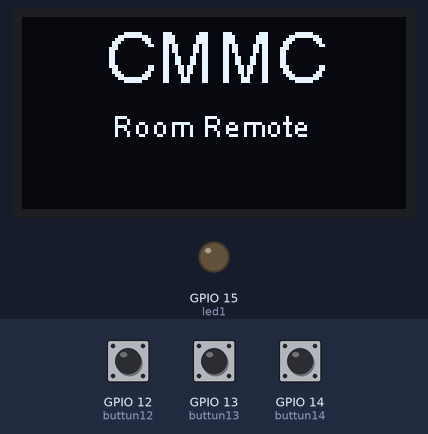
A sketch run on a simulated ESP8266 (NodeMCU). Shown: 128×64 one-colour display, output pins drawn as LEDs (lit = HIGH). Dashed ring = blinking. The inputs (shaded band) are chosen by the test bench; at power-on: GPIO 13 (buttun13) LOW, GPIO 12 (buttun12) LOW, GPIO 14 (buttun14) LOW. What the sketch prints to the serial monitor is not drawn.

Above: at 3.2 s.
3.3 s: GPIO 13 (buttun13) pulled HIGH for 1 s
At 3.76 s:
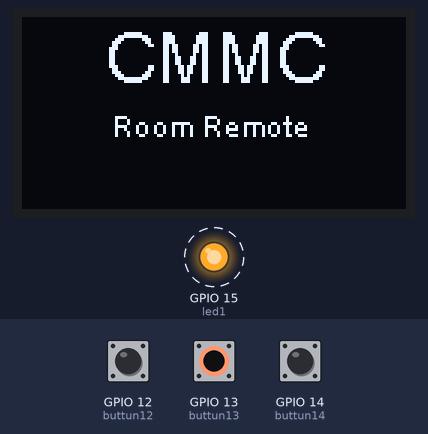
9.0 s: GPIO 12 (buttun12) pulled HIGH for 0.15 s
At 10.4 s:
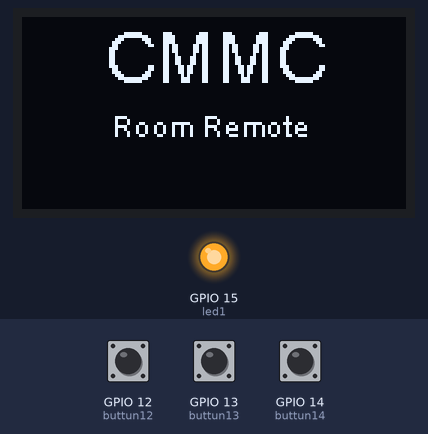
10.7 s: GPIO 13 (buttun13) pulled HIGH for 0.15 s
At 12.0 s:
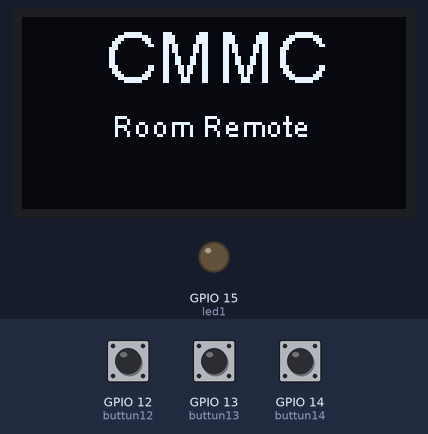
Timing chart, 0 to 13.5 s (numbered marks = the images above; inputs shaded):
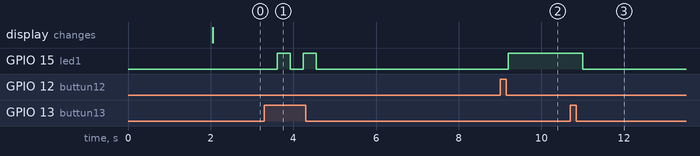

Measured:
- after the input at 3.3 s, GPIO 15 (led1): alternates HIGH for 0.31 s and LOW for 0.31 s, 4 changes in all, then stays LOW, starting after 0.31 s
- after the input at 9.0 s, GPIO 15 (led1): LOW → HIGH after 0.20 s
- after the input at 10.7 s, GPIO 15 (led1): HIGH → LOW after 0.31 s

The sketch:

ESP-now-serial-slave.ino
```cpp
#include <Wire.h>
#include "SSD1306.h"
#include <SoftwareSerial.h>
#include <Arduino.h>
#include <ESP8266WiFi.h>
extern "C" {
#include <espnow.h>
#include <user_interface.h>
}

#define WiFi_Logo_width 128 // 60
#define WiFi_Logo_height 64 // 36
const char WiFi_Logo_bits[] PROGMEM = {
  0xFC, 0xFF, 0xFF, 0xFF, 0xFF, 0xFF, 0xFF, 0xFF, 0xFF, 0xFF, 0xFF, 0xFF,
  0xFF, 0xFF, 0xFF, 0xFF, 0xFC, 0xFF, 0xFF, 0xFF, 0xFF, 0xFF, 0xFF, 0xFF,
  0xFF, 0xFF, 0xFF, 0xFF, 0xFF, 0xFF, 0xFF, 0xFF, 0xFC, 0xFF, 0xFF, 0xFF,
  0xFF, 0xFF, 0xFF, 0xFF, 0xFF, 0xFF, 0xFF, 0xFF, 0xFF, 0xFF, 0xFF, 0xFF,
  0xFC, 0xFF, 0xFF, 0xFF, 0xFF, 0xFF, 0xFF, 0xFF, 0xFF, 0xFF, 0xFF, 0xFF,
  0xFF, 0xFF, 0xFF, 0xFF, 0xFC, 0xFF, 0xFF, 0xFF, 0xFF, 0xFF, 0xFF, 0xFF,
  0xFF, 0xFF, 0xFF, 0xFF, 0xFF, 0xFF, 0xFF, 0xFF, 0xFC, 0xFF, 0xFF, 0xFF,
  0xFF, 0xFF, 0xFF, 0x3F, 0xFC, 0xFF, 0xFF, 0xFF, 0xFF, 0xFF, 0xFF, 0xFF,
  0xFC, 0xFF, 0xFF, 0xFF, 0xFF, 0xFF, 0xFF, 0x3F, 0xFC, 0xFF, 0xFF, 0xFF,
  0xFF, 0xFF, 0xFF, 0xFF, 0xFC, 0xFF, 0xFF, 0xFF, 0xFF, 0xFF, 0xFF, 0x3F,
  0xFC, 0xFF, 0xFF, 0xFF, 0xFF, 0xFF, 0xFF, 0xFF, 0xFC, 0xFF, 0xFF, 0xFF,
  0xFF, 0xFF, 0xFF, 0x3F, 0xFC, 0xFF, 0xFF, 0xFF, 0xFF, 0xFF, 0xFF, 0xFF,
  0xFC, 0xFF, 0xFF, 0xFF, 0xFF, 0xFF, 0xFF, 0x3F, 0xFC, 0xFF, 0xFF, 0xFF,
  0xFF, 0xFF, 0xFF, 0xFF, 0xFC, 0xFF, 0xFF, 0xFF, 0xFF, 0xFF, 0xFF, 0x3F,
  0xFC, 0xFF, 0xFF, 0xFF, 0xFF, 0xFF, 0xFF, 0xFF, 0xFC, 0xFF, 0xFF, 0xFF,
  0xFF, 0xFF, 0xFF, 0x03, 0x00, 0xFE, 0xFF, 0xFF, 0xFF, 0xFF, 0xFF, 0xFF,
  0xFC, 0xFF, 0xFF, 0xFF, 0xFF, 0xFF, 0x01, 0x00, 0x00, 0x80, 0xFF, 0xFF,
  0xFF, 0xFF, 0xFF, 0xFF, 0xFC, 0xFF, 0xFF, 0xFF, 0xFF, 0xFF, 0x01, 0x00,
  0x00, 0x80, 0xFF, 0xFF, 0xFF, 0xFF, 0xFF, 0xFF, 0xFC, 0xFF, 0xFF, 0xFF,
  0xFF, 0x1F, 0xE0, 0xFF, 0xFF, 0x1F, 0xF8, 0xFF, 0xFF, 0xFF, 0xFF, 0xFF,
  0xFC, 0xFF, 0xFF, 0xFF, 0xFF, 0x1F, 0xE0, 0xFF, 0xFF, 0x1F, 0xF8, 0xFF,
  0xFF, 0xFF, 0xFF, 0xFF, 0xFC, 0xFF, 0xFF, 0xFF, 0xFF, 0x07, 0xFE, 0xFF,
  0xFF, 0x7F, 0xE0, 0xFF, 0xFF, 0xFF, 0xFF, 0xFF, 0xFC, 0xFF, 0xFF, 0xFF,
  0xFF, 0x07, 0xFE, 0xFF, 0xFF, 0x7F, 0xE0, 0xFF, 0xFF, 0xFF, 0xFF, 0xFF,
  0xFC, 0xFF, 0xFF, 0xFF, 0xFF, 0x87, 0xFF, 0xFF, 0xFF, 0xFF, 0x81, 0xFF,
  0xFF, 0xFF, 0xFF, 0xFF, 0xFC, 0xFF, 0xFF, 0xFF, 0xFF, 0x87, 0xFF, 0xFF,
  0xFF, 0xFF, 0x81, 0xFF, 0xFF, 0xFF, 0xFF, 0xFF, 0xFC, 0xFF, 0xFF, 0xFF,
  0xFF, 0xE1, 0xFF, 0xFF, 0xFF, 0xFF, 0x87, 0xFF, 0xFF, 0xFF, 0xFF, 0xFF,
  0xFC, 0xFF, 0xFF, 0xFF, 0xFF, 0xE1, 0xFF, 0xFF, 0xFF, 0xFF, 0x07, 0xFC,
  0xFF, 0xFF, 0xFF, 0xFF, 0xFC, 0xFF, 0xFF, 0xFF, 0xFF, 0xE1, 0xFF, 0xFF,
  0xFF, 0xFF, 0x07, 0xFC, 0xFF, 0xFF, 0xFF, 0xFF, 0xFC, 0xFF, 0xFF, 0xFF,
  0x3F, 0xE0, 0xFF, 0xFF, 0xFF, 0xFF, 0x1F, 0xFC, 0xFF, 0xFF, 0xFF, 0xFF,
  0xFC, 0xFF, 0xFF, 0xFF, 0x3F, 0xE0, 0xFF, 0xFF, 0xFF, 0xFF, 0x1F, 0xFC,
  0xFF, 0xFF, 0xFF, 0xFF, 0xFC, 0xFF, 0xFF, 0xFF, 0x3F, 0xE0, 0xFF, 0xFF,
  0xFF, 0xFF, 0x1F, 0xFC, 0xFF, 0xFF, 0xFF, 0xFF, 0xFC, 0xFF, 0xFF, 0xFF,
  0x3F, 0xE0, 0xFF, 0xFF, 0xFF, 0xFF, 0x1F, 0xFC, 0xFF, 0xFF, 0xFF, 0xFF,
  0xFC, 0xFF, 0xFF, 0xFF, 0xFF, 0x01, 0xFE, 0xFF, 0xFF, 0x7F, 0x60, 0xFC,
  0xFF, 0xFF, 0xFF, 0xFF, 0xFC, 0xFF, 0xFF, 0xFF, 0xFF, 0x01, 0xE0, 0xFF,
  0xFF, 0x07, 0x00, 0xFC, 0xFF, 0xFF, 0xFF, 0xFF, 0xFC, 0xFF, 0xFF, 0xFF,
  0xFF, 0x01, 0xE0, 0xFF, 0xFF, 0x07, 0x00, 0xFC, 0xFF, 0xFF, 0xFF, 0xFF,
  0xFC, 0xFF, 0xFF, 0xFF, 0x0F, 0xE0, 0x01, 0xFC, 0xFF, 0x81, 0x1F, 0xF0,
  0xFF, 0xFF, 0xFF, 0xFF, 0xFC, 0xFF, 0xFF, 0xFF, 0x0F, 0xE0, 0x01, 0xFC,
  0xFF, 0x81, 0x1F, 0xF0, 0xFF, 0xFF, 0xFF, 0xFF, 0xFC, 0xFF, 0xFF, 0xFF,
  0xC0, 0xE1, 0x1F, 0xF0, 0x0F, 0xE0, 0x87, 0x03, 0xFF, 0xFF, 0xFF, 0xFF,
  0xFC, 0xFF, 0xFF, 0xFF, 0xC0, 0xE1, 0x1F, 0xF0, 0x0F, 0xE0, 0x87, 0x03,
  0xFF, 0xFF, 0xFF, 0xFF, 0xFC, 0xFF, 0xFF, 0x0F, 0xF0, 0xE1, 0xFF, 0x03,
  0x00, 0xFE, 0x87, 0x0F, 0xFC, 0xFF, 0xFF, 0xFF, 0xFC, 0xFF, 0xFF, 0x0F,
  0xF0, 0xE1, 0xFF, 0x03, 0x00, 0xFE, 0x87, 0x0F, 0xFC, 0xFF, 0xFF, 0xFF,
  0xFC, 0xFF, 0xFF, 0x0F, 0xFF, 0x87, 0xFF, 0x0F, 0xF0, 0xFF, 0x87, 0xFF,
  0xF0, 0xFF, 0xFF, 0xFF, 0xFC, 0xFF, 0xFF, 0x0F, 0xFF, 0x87, 0xFF, 0xFF,
  0xFC, 0xFF, 0xE1, 0x3F, 0xF0, 0xFF, 0xFF, 0xFF, 0xFC, 0xFF, 0xFF, 0x0F,
  0xFF, 0x87, 0xFF, 0xFF, 0xFC, 0xFF, 0xE1, 0x3F, 0xF0, 0xFF, 0xFF, 0xFF,
  0xFC, 0xFF, 0xFF, 0x0F, 0xFF, 0x1F, 0xFE, 0xFF, 0xFF, 0x7F, 0xE0, 0x3F,
  0xF0, 0xFF, 0xFF, 0xFF, 0xFC, 0xFF, 0xFF, 0x0F, 0xFF, 0x1F, 0xFE, 0xFF,
  0xFF, 0x7F, 0xE0, 0x3F, 0xF0, 0xFF, 0xFF, 0xFF, 0xFC, 0xFF, 0xFF, 0x3F,
  0xFF, 0x1F, 0xF8, 0xFF, 0xFF, 0x7F, 0xF8, 0xFF, 0xFC, 0xFF, 0xFF, 0xFF,
  0xFC, 0xFF, 0xFF, 0x3F, 0xFF, 0x1F, 0xF8, 0xFF, 0xFF, 0x7F, 0xF8, 0xFF,
  0xFC, 0xFF, 0xFF, 0xFF, 0xFC, 0xFF, 0xFF, 0x0F, 0x00, 0x00, 0xE0, 0xFF,
  0xFF, 0x1F, 0x00, 0x00, 0xFC, 0xFF, 0xFF, 0xFF, 0xFC, 0xFF, 0xFF, 0xFF,
  0x00, 0x00, 0x80, 0xFF, 0xFF, 0x07, 0x00, 0x00, 0xFC, 0xFF, 0xFF, 0xFF,
  0xFC, 0xFF, 0xFF, 0xFF, 0x00, 0x00, 0x80, 0xFF, 0xFF, 0x07, 0x00, 0x00,
  0xFC, 0xFF, 0xFF, 0xFF, 0xFC, 0xFF, 0xFF, 0xFF, 0xFF, 0xFF, 0x07, 0xFC,
  0x3F, 0xE0, 0xFF, 0xFF, 0xFF, 0xFF, 0xFF, 0xFF, 0xFC, 0xFF, 0xFF, 0xFF,
  0xFF, 0xFF, 0x07, 0xFC, 0x3F, 0xE0, 0xFF, 0xFF, 0xFF, 0xFF, 0xFF, 0xFF,
  0xFC, 0xFF, 0xFF, 0xFF, 0xFF, 0xFF, 0x1F, 0x00, 0x00, 0xF8, 0xFF, 0xFF,
  0xFF, 0xFF, 0xFF, 0xFF, 0xFC, 0xFF, 0xFF, 0xFF, 0xFF, 0xFF, 0x1F, 0x00,
  0x00, 0xF8, 0xFF, 0xFF, 0xFF, 0xFF, 0xFF, 0xFF, 0xFC, 0xFF, 0xFF, 0xFF,
  0xFF, 0xFF, 0x7F, 0x00, 0x00, 0xFE, 0xFF, 0xFF, 0xFF, 0xFF, 0xFF, 0xFF,
  0xFC, 0xFF, 0xFF, 0xFF, 0xFF, 0xFF, 0x7F, 0x00, 0x00, 0xFE, 0xFF, 0xFF,
  0xFF, 0xFF, 0xFF, 0xFF, 0xFC, 0xFF, 0xFF, 0xFF, 0xFF, 0xFF, 0x07, 0xFC,
  0x3F, 0xE0, 0xFF, 0xFF, 0xFF, 0xFF, 0xFF, 0xFF, 0xFC, 0xFF, 0xFF, 0xFF,
  0xFF, 0xFF, 0x87, 0xFF, 0xFF, 0x81, 0xFF, 0xFF, 0xFF, 0xFF, 0xFF, 0xFF,
  0xFC, 0xFF, 0xFF, 0xFF, 0xFF, 0xFF, 0x87, 0xFF, 0xFF, 0x81, 0xFF, 0xFF,
  0xFF, 0xFF, 0xFF, 0xFF, 0xFC, 0xFF, 0xFF, 0xFF, 0xFF, 0xFF, 0x07, 0x00,
  0x00, 0x80, 0xFF, 0xFF, 0xFF, 0xFF, 0xFF, 0xFF, 0xFC, 0xFF, 0xFF, 0xFF,
  0xFF, 0xFF, 0x07, 0x00, 0x00, 0x80, 0xFF, 0xFF, 0xFF, 0xFF, 0xFF, 0xFF,
  0xFC, 0xFF, 0xFF, 0xFF, 0xFF, 0xFF, 0x07, 0x00, 0x00, 0x80, 0xFF, 0xFF,
  0xFF, 0xFF, 0xFF, 0xFF, 0xFC, 0xFF, 0xFF, 0xFF, 0xFF, 0xFF, 0x07, 0x00,
  0x00, 0x80, 0xFF, 0xFF, 0xFF, 0xFF, 0xFF, 0xFF, 0xFC, 0xFF, 0xFF, 0xFF,
  0xFF, 0xFF, 0x1F, 0x00, 0x00, 0xF8, 0xFF, 0xFF, 0xFF, 0xFF, 0xFF, 0xFF,
  0xFC, 0xFF, 0xFF, 0xFF, 0xFF, 0xFF, 0xFF, 0xFF, 0xFF, 0xFF, 0xFF, 0xFF,
  0xFF, 0xFF, 0xFF, 0xFF, 0xFC, 0xFF, 0xFF, 0xFF, 0xFF, 0xFF, 0xFF, 0xFF,
  0xFF, 0xFF, 0xFF, 0xFF, 0xFF, 0xFF, 0xFF, 0xFF, 0xFC, 0xFF, 0xFF, 0xFF,
  0xFF, 0xFF, 0xFF, 0xFF, 0xFF, 0xFF, 0xFF, 0xFF, 0xFF, 0xFF, 0xFF, 0xFF,
  0xFC, 0xFF, 0xFF, 0xFF, 0xFF, 0xFF, 0xFF, 0xFF, 0xFF, 0xFF, 0xFF, 0xFF,
  0xFF, 0xFF, 0xFF, 0xFF,
};

SSD1306  display(0x3c, 5, 4);
#define WIFI_DEFAULT_CHANNEL 9

//SoftwareSerial mySerial (rxPin, txPin);
SoftwareSerial swSer(2, 0);
#define buttun12 12
#define buttun13 13
#define buttun14 14
#define led1 15
//#define led2 0
//#define led3 2

// esp dev - esp1[] = {0x1A, 0xFE, 0x34, 0xDB, 0x3C, 0x64};
uint8_t esp1[] = {0x1A, 0xFE, 0x34, 0xDB, 0x3C, 0x64};
uint8_t esp2[] = {0x1A, 0xFE, 0x34, 0xDA, 0xF1, 0xB8}; // esp number 2 - slave
uint8_t esp3[] = {0x1A, 0xFE, 0x34, 0xEE, 0xCD, 0x15}; // esp number 3 - slave
uint8_t esp4[] = {0x5E, 0xCF, 0x7F, 0x9, 0x9A, 0xFE}; // esp number 4 - slave
uint8_t espdev[] = {0x1A, 0xFE, 0x34, 0xDB, 0x41, 0x41}; // esp - dev


void printMacAddress(uint8_t* macaddr) {
  Serial.print("{");
  for (int i = 0; i < 6; i++) {
    Serial.print("0x");
    Serial.print(macaddr[i], HEX);
    if (i < 5) Serial.print(', ');
  }
  Serial.println("}");
}

void setup() {
  WiFi.disconnect();

  Serial.begin(115200);
  swSer.begin(9600);

  display.init();
  display.flipScreenVertically();
  display.drawXbm(0, 0, WiFi_Logo_width, WiFi_Logo_height, WiFi_Logo_bits);
  display.display();
  delay(2000);
  display.clear();

  //for diy remote
  pinMode(led1, OUTPUT);
//  pinMode(led2, OUTPUT);
//  pinMode(led3, OUTPUT);
  pinMode(buttun12, INPUT);
  pinMode(buttun13, INPUT);
  pinMode(buttun14, INPUT);

  digitalWrite(led1, LOW);
//  digitalWrite(led2, HIGH);
//  digitalWrite(led3, HIGH);

  Serial.println("\nSoftware serial slave");

  WiFi.mode(WIFI_STA);

  uint8_t macaddr[6];
  wifi_get_macaddr(STATION_IF, macaddr);
  Serial.print("mac address (STATION_IF): ");
  printMacAddress(macaddr);

  wifi_get_macaddr(SOFTAP_IF, macaddr);
  Serial.print("mac address (SOFTAP_IF): ");
  printMacAddress(macaddr);

  if (esp_now_init() == 0) {
    Serial.println("direct link  init ok");
  } else {
    Serial.println("dl init failed");
    ESP.restart();
    return;
  }

  esp_now_set_self_role(ESP_NOW_ROLE_CONTROLLER);
  esp_now_register_recv_cb([](uint8_t *macaddr, uint8_t *data, uint8_t len) {
    Serial.println("recv_cb");

    Serial.print("mac address: ");
    printMacAddress(macaddr);

    Serial.print("data: ");
    for (int i = 0; i < len; i++) {
      Serial.print(data[i], HEX);
    }
    Serial.print("  ");
  });

  int res1 = esp_now_add_peer(esp1, (uint8_t)ESP_NOW_ROLE_SLAVE, (uint8_t)WIFI_DEFAULT_CHANNEL, NULL, 0);
  int res2 = esp_now_add_peer(esp2, (uint8_t)ESP_NOW_ROLE_SLAVE, (uint8_t)WIFI_DEFAULT_CHANNEL, NULL, 0);
  int res3 = esp_now_add_peer(esp3, (uint8_t)ESP_NOW_ROLE_SLAVE, (uint8_t)WIFI_DEFAULT_CHANNEL, NULL, 0);
  int res4 = esp_now_add_peer(esp4, (uint8_t)ESP_NOW_ROLE_SLAVE, (uint8_t)WIFI_DEFAULT_CHANNEL, NULL, 0);
  int res5 = esp_now_add_peer(espdev, (uint8_t)ESP_NOW_ROLE_SLAVE, (uint8_t)WIFI_DEFAULT_CHANNEL, NULL, 0);
}

uint8_t data[] = {};
uint8_t len;
int state = 0;
boolean count = false;
uint8_t message[] = {0x00, 0xFF};

void loop() {
  display.setTextAlignment(TEXT_ALIGN_LEFT);
  display.setFont(ArialMT_Plain_24);
  display.drawString(0, 0, "    CMMC   ");
  display.setFont(ArialMT_Plain_10);
  display.drawString(30, 30, "Room Remote");
  display.display();

  if (digitalRead(buttun13) == 1)  {
    delay(300);
    state += 1;
  }

  if (state == 3) {
    state = 1;
  }

  if (state == 1) {
    esp_now_send(NULL, &message[1], 1);
    digitalWrite(led1, HIGH);
//    digitalWrite(led2, LOW);
//    digitalWrite(led3, LOW);
  }
  if (state == 2) {
    esp_now_send(NULL, &message[0], 1);
    digitalWrite(led1, LOW);
//    digitalWrite(led2, HIGH);
//    digitalWrite(led3, HIGH);
  }

  if (digitalRead(buttun12) == 1)  {
    delay(200);
    esp_now_send(NULL, &message[1], 1);
    digitalWrite(led1, HIGH);
//    digitalWrite(led2, LOW);
//    digitalWrite(led3, LOW);
    count = true;
    state = 1;
  }

  if (digitalRead(buttun14) == 1)  {
    delay(200);
    esp_now_send(NULL, &message[0], 1);
    digitalWrite(led1, LOW);
//    digitalWrite(led2, HIGH);
//    digitalWrite(led3, HIGH);
    count = false;
    state = 2;
  }

  while (swSer.available() > 0) {
    data[0] = swSer.read();
    Serial.println(data[0]);
    Serial.println(" ");
    len = 1;
    esp_now_send(NULL, data, len);
  }
}
```
